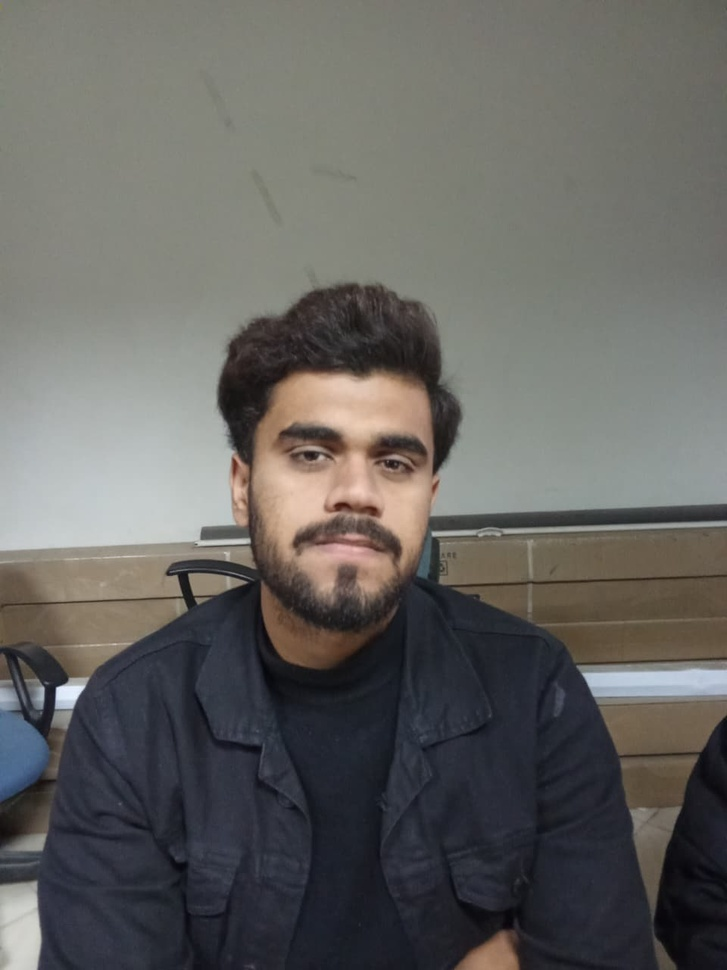
#> input picture datasets/raw/1196/1.jpeg, 727 x 970 px, shrunk from 960 x 1280 before the run; its folder holds only this picture in this run
$ python -i face_detector.py   (imports and definitions only)   (older library calls are emulated)
#> lines starting #> are read from the running program, lines starting #| are printed output that depends on the picture
from mtcnn import MTCNN
import cv2
import numpy as np
import time

# [1 line that did not run here, left out]
last_processed_time = 0.0


def detect_faces(image_input):
    """
    Detect faces from image path or numpy array
    Returns detection information with bounding boxes
    Args:
        image_input: either a file path (str) or numpy array (already in RGB)
    Returns:
        List of detections with bbox and confidence
    """
#> called with image_input = '../../datasets/raw/1196/1.jpeg'
    global last_processed_time
    current_time = time.time()
    if current_time - last_processed_time < 0.15:
        return None

    if isinstance(image_input, str):
        # It's a file path
        img=cv2.imread(image_input)
#> img is the input picture: shape (970, 727, 3); mean B, G, R 97, 99.9, 101.1
        img_rgb=cv2.cvtColor(img, cv2.COLOR_BGR2RGB)
    elif isinstance(image_input, np.ndarray):
        # It's already a numpy array (assumed to be RGB)
        img_rgb=image_input
    else:
        raise ValueError("image_input must be a file path or numpy array")

    gray = cv2.cvtColor(img_rgb, cv2.COLOR_RGB2GRAY)
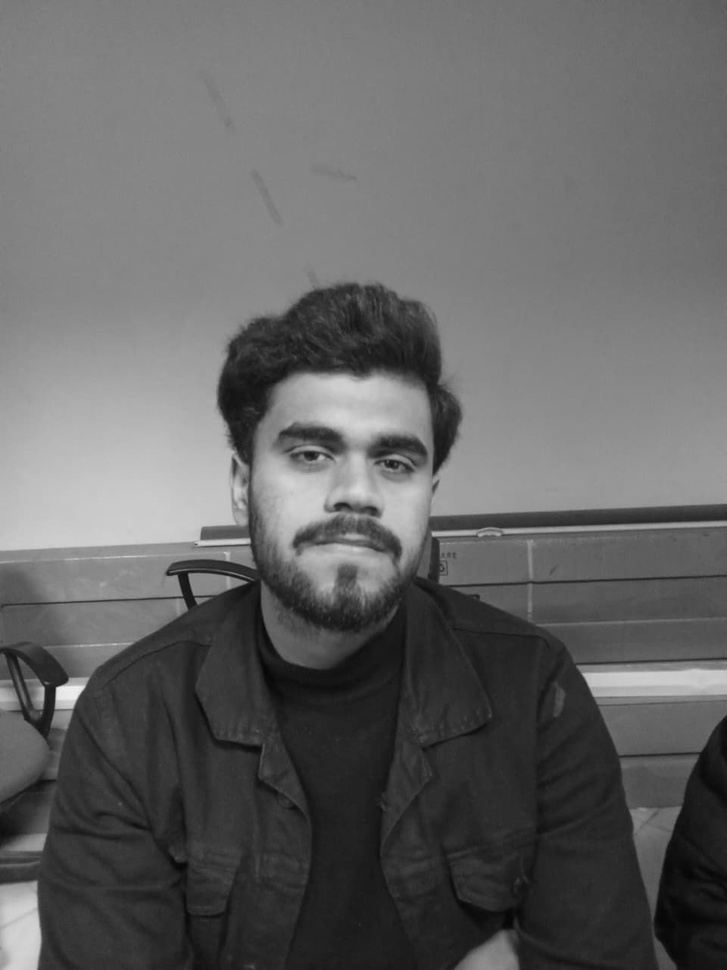
#> gray: shape (970, 727); min 6, max 243, mean 99.9
    if cv2.Laplacian(gray, cv2.CV_64F).var() < 85.0:
        return None

    if gray.mean() < 80.0:
        lab = cv2.cvtColor(img_rgb, cv2.COLOR_RGB2LAB)
        l, a, b = cv2.split(lab)
        clahe = cv2.createCLAHE(clipLimit=3.0, tileGridSize=(8, 8))
        l = clahe.apply(l)
        img_rgb = cv2.cvtColor(cv2.merge((l, a, b)), cv2.COLOR_LAB2RGB)

    results=detector.detect_faces(img_rgb)

    detections = []
    for r in results:
        x, y, w, h = r['box']
        # Ensure coordinates are positive
        x, y = max(0, x), max(0, y)
        x2, y2 = x + w, y + h

        detections.append({
            'bbox': [x, y, x2, y2],
            'confidence': r.get('confidence', 0),
            'face_region': img_rgb[y:y2, x:x2]
        })

    last_processed_time = current_time
    return detections


>>> result = detect_faces('../../datasets/raw/1196/1.jpeg')

$ run again, on datasets/raw/1196/4.jpeg
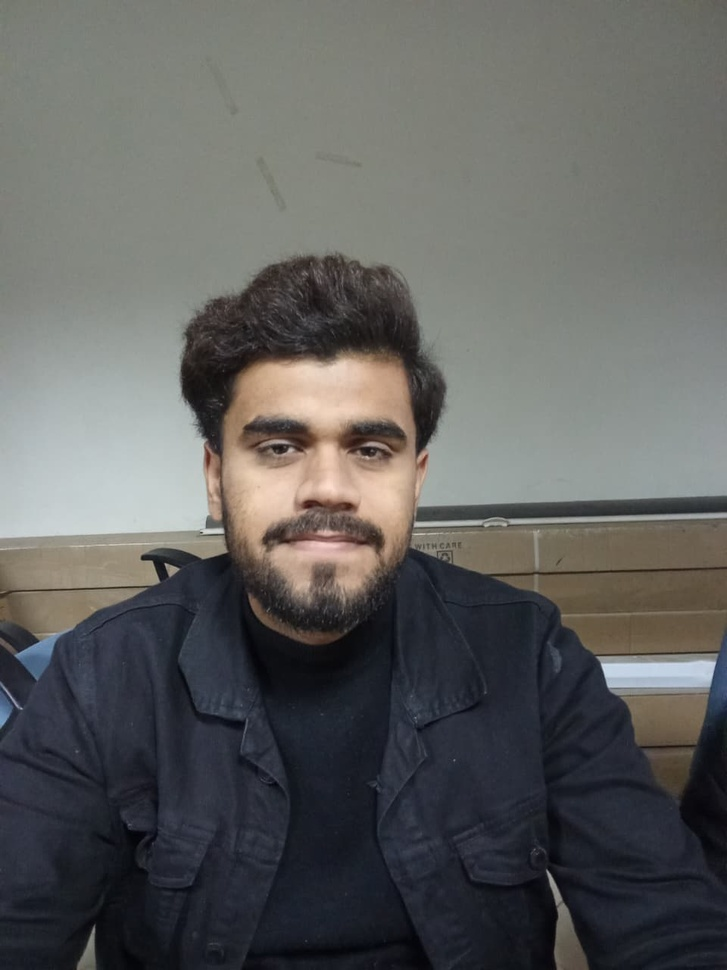
#> input picture datasets/raw/1196/4.jpeg, 727 x 970 px, shrunk from 960 x 1280 before the run
#> in detect_faces, img is the input picture: shape (970, 727, 3); mean B, G, R 94.5, 95.8, 95.5
#> in detect_faces, `gray = cv2.cvtColor(img_rgb, cv2.COLOR_RGB2GRAY)`:
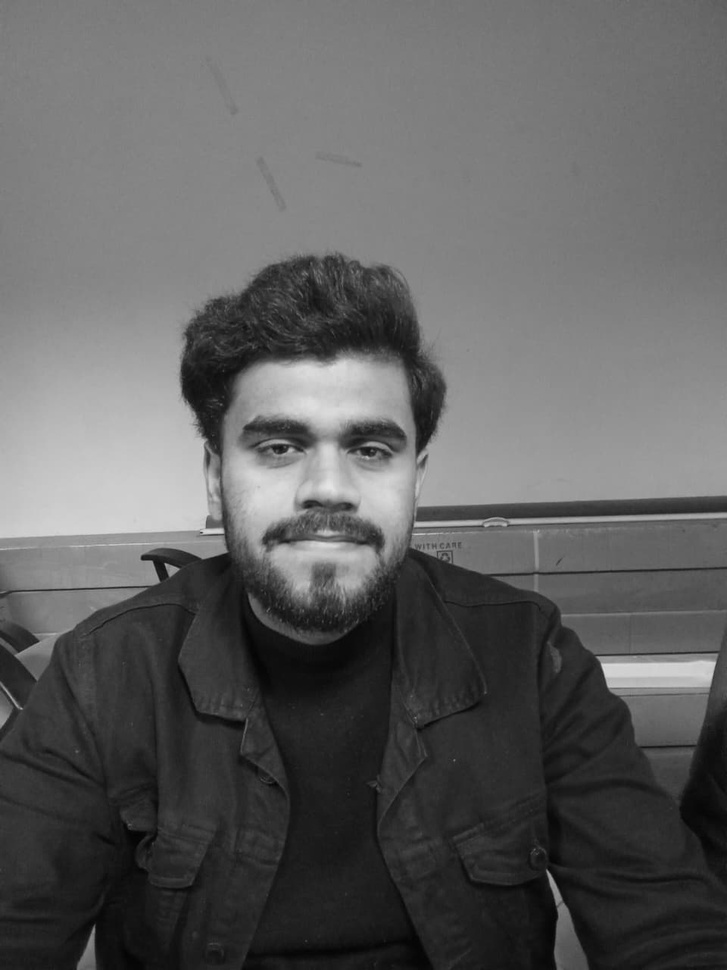
#> gray: shape (970, 727); min 1, max 229, mean 95.6
